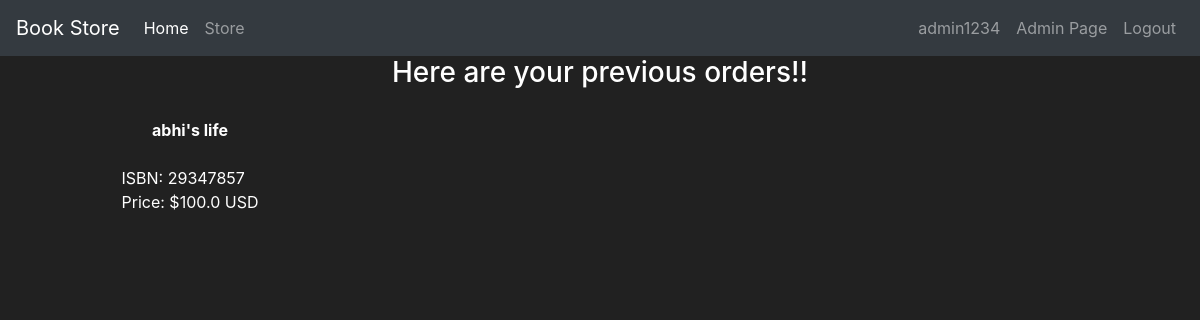
Screenshot of /yourorders (signed in) with the database file from the repository.
### project/models/user_model.py (models this page shows, shortened)
class User(db.Model,UserMixin):
    id = db.Column(db.Integer(), primary_key=True)
    username = db.Column(db.String(length=30), nullable=False, unique=True)
    email_address = db.Column(db.String(length=50), nullable=False, unique=True)
    address = db.Column(db.String(),nullable = False)
    isadmin = db.Column(db.Boolean(),default = False)
    password_hash = db.Column(db.String(length=60), nullable=False)
    cart = db.relationship('Cart', backref='user', lazy=True, uselist = False)
    order = db.relationship('Order', backref='user', lazy=True, uselist = False)
    @property
    def password(self):
        return self.password

### project/models/Book_model.py (models this page shows, shortened)
class Book(db.Model):
    id = db.Column(db.Integer, primary_key=True)
    title = db.Column(db.String(255), nullable=False)
    author = db.Column(db.String(255), nullable=False)
    isbn = db.Column(db.String(20), unique=True, nullable=False)
    genre = db.Column(db.String(50))
    price = db.Column(db.Float, nullable=False)
    availability = db.Column(db.Integer, default=True)

### project/routes/previous_orders.py (the view)
@app.route("/yourorders",methods=["GET"])
@login_required
def get_orders():
    current = current_user
    if current.order == None:
        neworder = Order(user_id=current.id)
        db.session.add(neworder)
        db.session.commit()
    userorders = current.order.items.all()
    book_details = []
    for i in userorders:
        book_details.append(Book.query.get(i.book_id))
    return render_template("previous_orders.html",book_details = book_details)

### project/models/user_model.py (called while the page is built)
@login_manager.user_loader
def load_user(user_id):
    return User.query.get(int(user_id))

### project/templates/previous_orders.html (shortened to what this page needs)
{% extends 'base.html' %}
{% block content %}
    <h3 >Here are your previous orders!!</h3>
    {% if book_details %}
        <div id="book-list" class="flex-container">
            {% for item in book_details %}
                <div class="book-item">
                    <strong>{{ item.title }}</strong><br>
                    ISBN: {{ item.isbn }}<br>
                    Price: ${{ item.price }} USD
                </div>
            {% endfor %}
        </div>
    {% else %}
        <h3>You have no Orders!!</h3>
    {% endif %}
{% endblock %}

### project/templates/base.html (shortened to what this page needs)
<!doctype html>
<html lang="en">
   <head>
      <link rel="stylesheet" href="https://cdn.jsdelivr.net/npm/bootstrap@4.5.3/dist/css/bootstrap.min.css">
   </head>
   <body>
    <nav class="navbar navbar-expand-md navbar-dark bg-dark">
      <a class="navbar-brand">Book Store</a>
      <div class="collapse navbar-collapse" id="navbarNav">
        <ul class="navbar-nav mr-auto">
            <li class="nav-item active">
                <a class="nav-link" href="{{url_for('home')}}">Home <span class="sr-only">(current)</span></a>
            </li>
            <li class="nav-item">
                <a class="nav-link" href="{{url_for('show_books')}}">Store</a>
            </li>
        </ul>
        {% if current_user.is_authenticated %}
          {% if current_user.isadmin %}
            <ul class="navbar-nav">
              <li class="nav-item">
                <a class="nav-link">{{current_user.username}}</a>
              </li>
              <li class="nav-item">
                <a class="nav-link" href="{{url_for('admin.index')}}">Admin Page</a>
              </li>
              <li class="nav-item">
                <a class="nav-link" href="{{url_for('logout')}}">Logout</a>
            </li>
            </ul>
          {% endif %}
        {% endif %}
      </div>
    </nav>
      {% block content %}
      {% endblock %}
   </body>
</html>

### project/templates/previous_orders.html (style rules this page uses)
body { background-color: #212121; color: white; }
.flex-container { display: flex; flex-wrap: wrap; gap: 20px; justify-content: space-between; }
.book-item { background-color: #212121; padding: 20px; flex: 0 0 calc(33.333% - 20px); box-sizing: border-box; display: flex; flex-direction: column; align-items: center; justify-content: center; }
h3 { text-align: center; }

### project/templates/base.html (style rules this page uses)
body { background-color: #212121; color: white }

### rows the page displays
User: username "admin1234"
Book: title "abhi's life", isbn "29347857", price "100.0"
